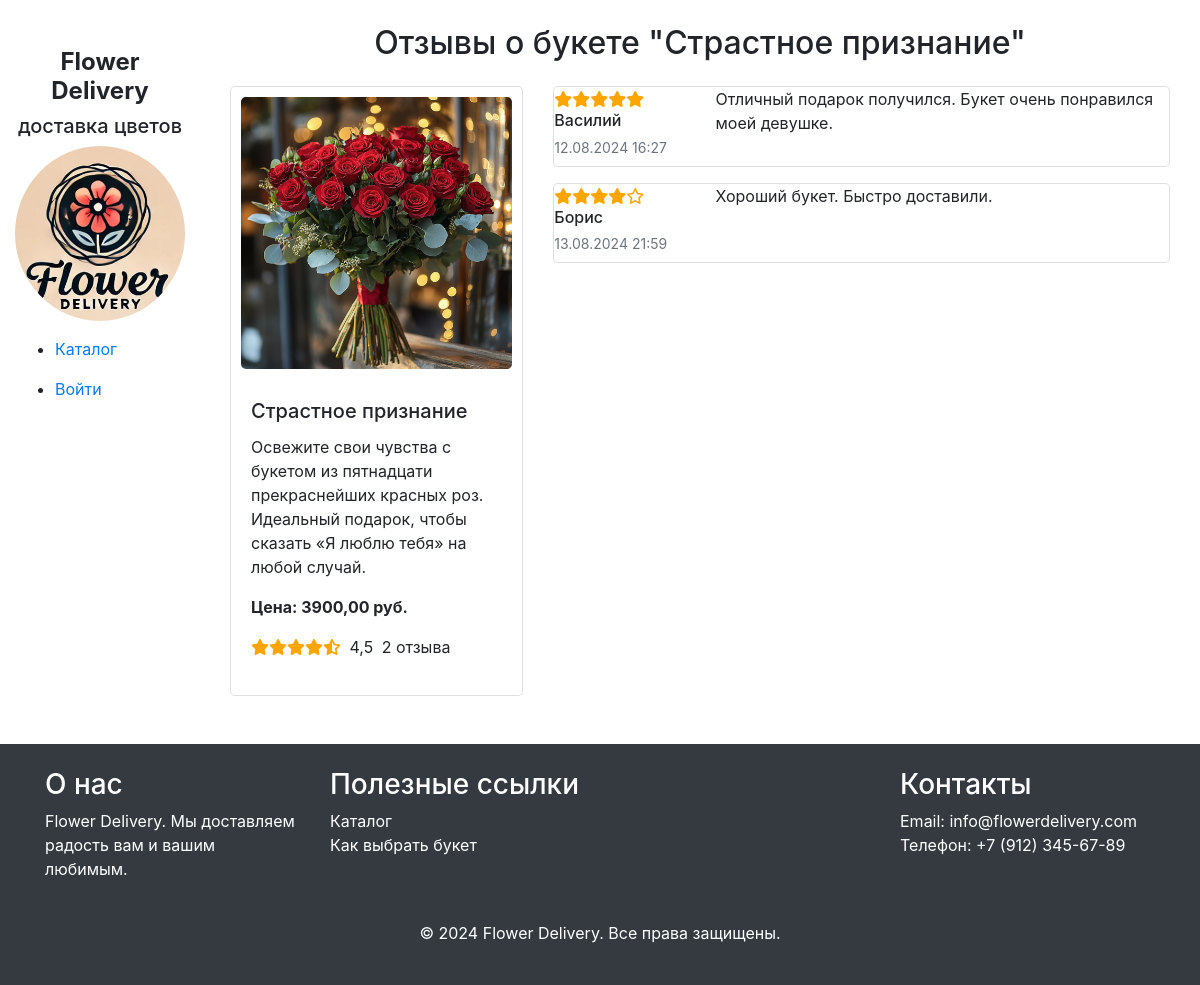
Screenshot of /reviews/product/1/reviews/ with the database file from the repository.
### catalog/models.py (models this page shows, shortened)
class Product(models.Model):
    name = models.CharField(max_length=100, verbose_name = 'Название')
    short_description = models.CharField(max_length=250, verbose_name = 'Краткое описание')
    description = models.TextField(verbose_name = 'Полное описание')
    price = models.DecimalField(max_digits=10, decimal_places=2, verbose_name = 'Цена')
    image = models.ImageField(upload_to='products/', verbose_name = 'Изображение')
    available = models.BooleanField(default=True, verbose_name = 'В наличии')
    created = models.DateTimeField(auto_now=True,)
    updated = models.DateTimeField(auto_now=True,)
    def avg_rating(self):
        from reviews.models import Review
        reviews = Review.objects.filter(product=self)
        return reviews.aggregate(average=Avg('rating'))['average'] or 0
    def review_count(self):
        from reviews.models import Review
        count = Review.objects.filter(product=self).count()
        def get_pluralized_reviews(count):
            if count % 10 == 1 and count % 100 != 11:
                return 'отзыв'
            elif 2 <= count % 10 <= 4 and not (12 <= count % 100 <= 14):
                return 'отзыва'
            else:
                return 'отзывов'
        return (f' {count} {get_pluralized_reviews(count)}')

### reviews/models.py (models this page shows, shortened)
class Review(models.Model):
    product = models.ForeignKey(Product, related_name='reviews', on_delete=models.CASCADE)
    user = models.ForeignKey(CustomUser, on_delete=models.CASCADE)  # Используем вашу кастомную модель пользователя
    rating = models.IntegerField(choices=[(i, i) for i in range(1, 6)])
    comment = models.TextField()
    created_at = models.DateTimeField(auto_now_add=True)
    class Meta:
        unique_together = ('product', 'user')

### users/models.py (models this page shows, shortened)
class CustomUser(AbstractUser):
    email = models.EmailField(_('email address'), unique=True)
    phone = models.CharField(max_length=25, blank=True, null=True)
    address = models.TextField(blank=True, null=True)
    USERNAME_FIELD = 'email'
    REQUIRED_FIELDS = ['username']  # Имя пользователя будет обязательным

### reviews/views.py (the view)
# urls.py: path('product/<int:product_id>/reviews/', product_reviews, name='product_reviews'),
def product_reviews(request, product_id):
    product = get_object_or_404(Product, id=product_id)
    reviews = product.reviews.all()
    return render(request, 'reviews/product_reviews.html', {'product': product, 'reviews': reviews})

### reviews/templatetags/custom_filters.py (called while the page is built)
@register.filter
def star_rating(rating):
   if rating is None or rating == '':
       rating = 0  # Если рейтинг отсутствует, используем значение по умолчанию 0
   full_stars = int(rating)
   half_star = 1 if rating % 1 >= 0.5 else 0
   empty_stars = 5 - full_stars - half_star
   stars = '<i class="fas fa-star"></i>' * full_stars
   if half_star:
       stars += '<i class="fas fa-star-half-alt"></i>'
   stars += '<i class="far fa-star"></i>' * empty_stars
   return mark_safe(stars)

### reviews/templates/reviews/product_reviews.html (shortened to what this page needs)
{% extends 'reviews/review_layout.html' %}
{% load custom_filters %}
{% block content %}
<div class="container mt-4">
    <h2 class="text-center mb-4">Отзывы о букете "{{ product.name }}"</h2>
    <div class="row">
        <div class="col-md-4 mb-4">
            <div class="card">
                <img src="{{ product.image.url }}" class="card-img-top" alt="{{ product.name }}">
                <div class="card-body">
                    <h5 class="card-title">{{ product.name }}</h5>
                    <p class="card-text">{{ product.short_description }}</p>
                    <p class="card-text"><strong>Цена: {{ product.price }} руб.</strong></p>
                    <div class="product-rating mb-3">
                        {{ product.avg_rating|star_rating }}
                        <span class="ml-1">{{ product.avg_rating|floatformat:1 }}</span>
                        <span class="ml-1">{{ product.review_count }}</span>
                    </div>
                </div>
            </div>
        </div>
        <div class="col-md-8">
            {% if reviews %}
                {% for review in reviews %}
                    <div class="card mb-3">
                         <div class="row">
                            <div class="col-md-3">
                                <div class="product-rating">
                                    {{ review.rating|star_rating }}
                                </div>
                                <h6 class="card-title">{{ review.user.username }}</h6>
                                <p class="card-subtitle mb-2 text-muted" style="font-size: 14px;">{{ review.created_at|date:"d.m.Y H:i" }}</p>
                            </div>
                            <div class="col-md-9">
                                <p class="card-text">{{ review.comment }}</p>
                            </div>
                        </div>
                    </div>
                {% endfor %}
            {% else %}
                <p class="text-center">Отзывов пока нет. Будьте первым, кто оставит отзыв!</p>
            {% endif %}
        </div>
    </div>
</div>
{% endblock %}

### static/css/style.css (style rules this page uses)
body { font-family: Arial, sans-serif; line-height: 1.6; margin: 0; padding: 0; }
.far.fa-star { color: orange; }
.fas.fa-star { color: orange; }
.fas.fa-star-half-alt { color: orange; }

### reviews/templates/reviews/product_reviews.html (style rules this page uses)
.card-img-top { width: 348px; height: 348px; object-fit: cover; border-radius: 15px; padding: 10px; }
.card { border-radius: 5px; }
.card-body { flex: 1; display: flex; flex-direction: column; justify-content: space-between; }
.card-img-top { width: 100%; height: auto; object-fit: cover; border-radius: 15px; padding: 10px; }

### rows the page displays
Product: name "Страстное признание", image (picture), short_description "Освежите свои чувства с букетом из пятнадцати прекраснейших красных роз. Идеальный подарок, чтобы сказать «Я люблю тебя» на любой случай.", price "3900,00", avg_rating "4,5", review_count "2 отзыва"
Review: rating 5 (drawn), user.username "Василий", created_at "12.08.2024 16:27", comment "Отличный подарок получился. Букет очень понравился моей девушке."
Review: rating 4 (drawn), user.username "Борис", created_at "13.08.2024 21:59", comment "Хороший букет. Быстро доставили."
